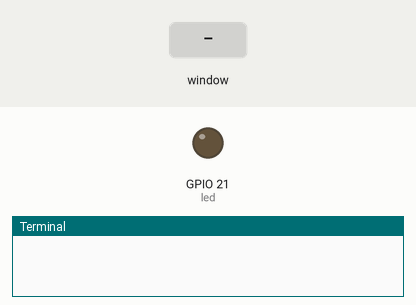
Bench run of a program on a simulated Raspberry Pi (BCM pin numbers). Parts: output pins drawn as LEDs (lit = HIGH), the last lines printed to the terminal. The test bench sets the inputs (shaded band). The desktop window is not drawn, its controls go by their first labels and the mouse button is held 0.15 s.

Above: at 1.2 s.
1.3 s: slider 1 in the window set to 50
At 2.5 s:
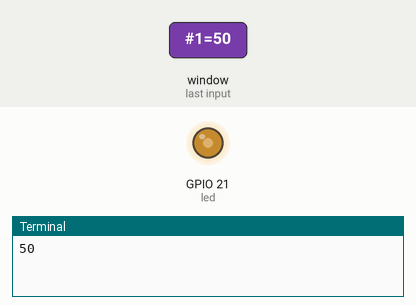
2.8 s: slider 1 in the window set to 100
At 3.6 s:
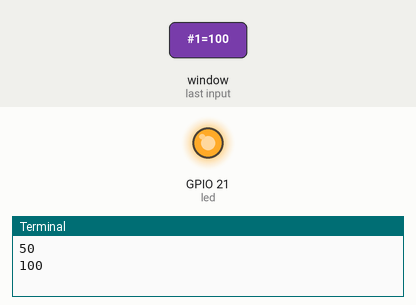
4.3 s: slider 1 in the window set to 25
At 4.8 s:
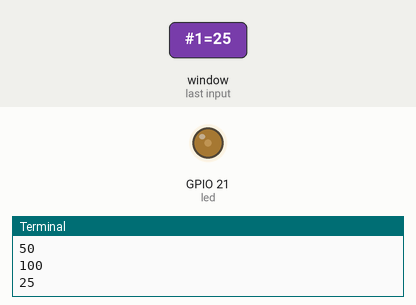
Timing chart, 0 to 7.3 s (numbered marks = the images above; inputs shaded):
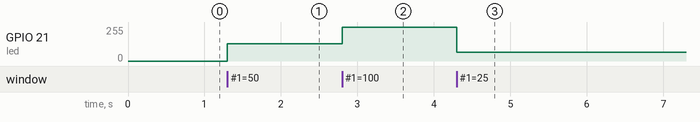

The program:

pwm_slider.py
```python
from PyQt5.QtWidgets import QWidget,QApplication,QSlider,QProgressBar
from PyQt5.QtCore import Qt
import sys
from gpiozero import PWMLED

class App(QWidget):
	def __init__(self):
		super().__init__()
		self.w = 600
		self.h = 300
		self.x = 100
		self.y = 100
		self.titulo = "MONITOREO"
		self.led = PWMLED(21)
		self.initUI()

	def initUI(self):
		self.setGeometry(self.x,self.y,self.w,self.h)
		self.setWindowTitle(self.titulo)
		#ProgressBar
		self.bar = QProgressBar(self)
		self.bar.setGeometry(100,50,200,30)
		self.bar.setValue(0)
		#Slider
		slider = QSlider(Qt.Horizontal,self)
		slider.setGeometry(100,100,200,30)
		slider.setMinimum(0)
		slider.setMaximum(100)
		slider.valueChanged.connect(self.datos)
		self.show()
	def datos(self,value):
		print(value)
		self.bar.setValue(value)
		self.led.value = (value/100)
if __name__ == "__main__":
	app = QApplication([])
	ex = App()
	sys.exit(app.exec_())
```

Measured:
- after the input at 1.3 s, GPIO 21 (led): 0/255 → 128/255 at once
- after the input at 2.8 s, GPIO 21 (led): 128/255 → 255/255 at once
- after the input at 4.3 s, GPIO 21 (led): 255/255 → 64/255 at once
